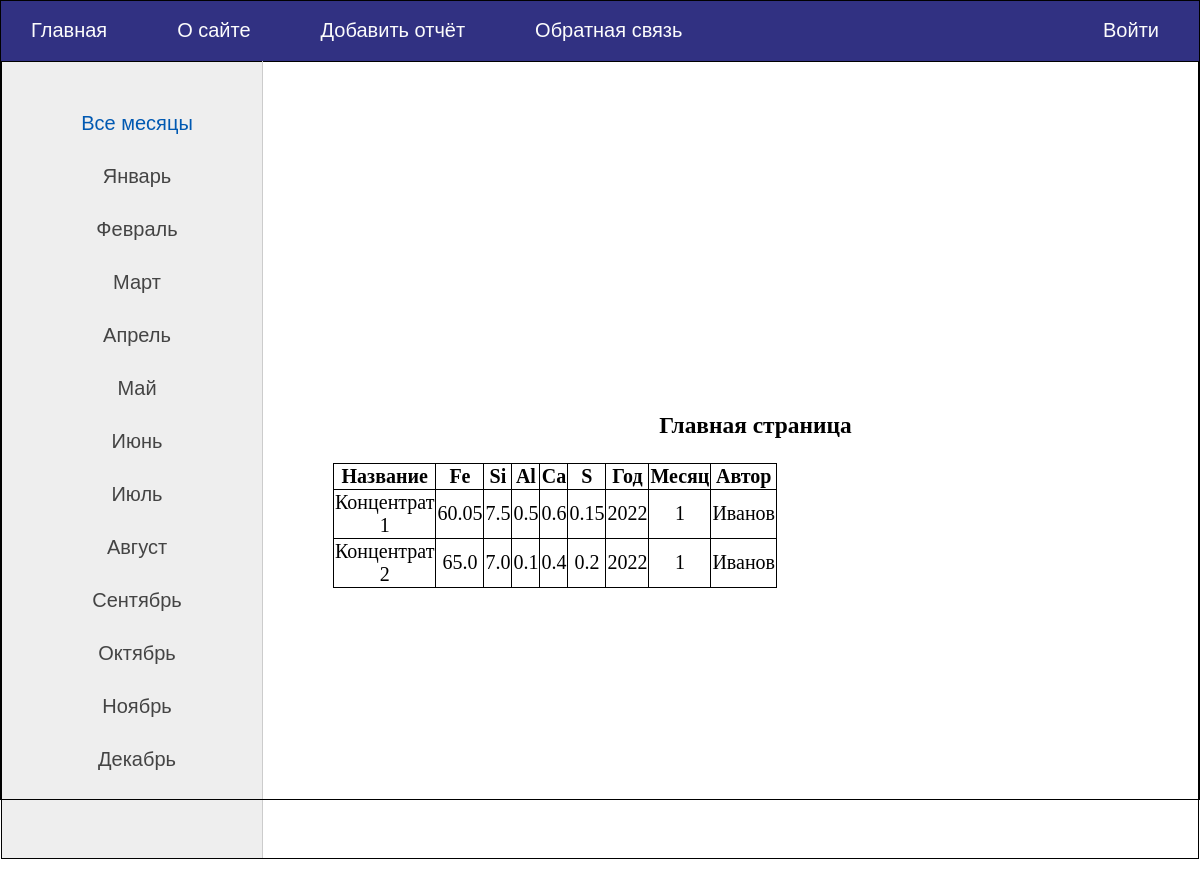
The app's page /, older data.
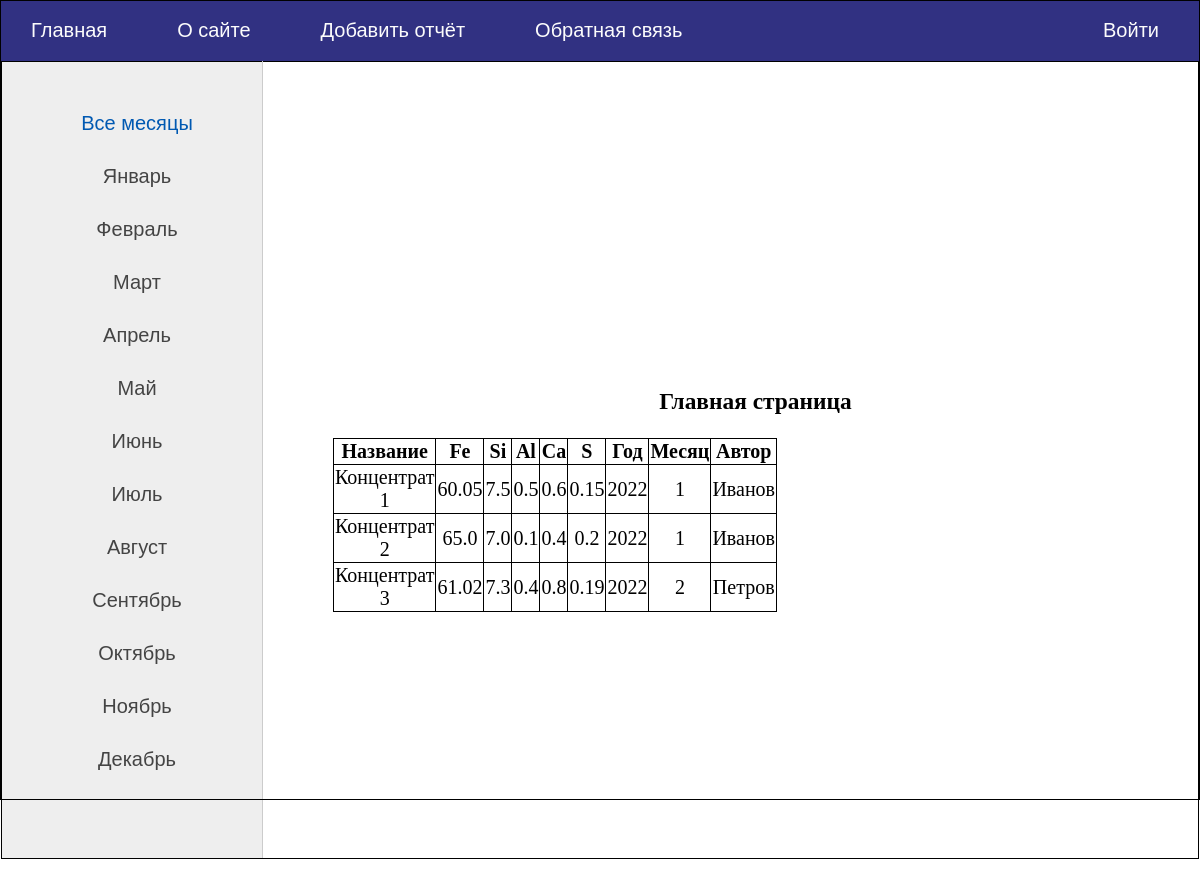
The same page, newer data.
### report/models.py (models this page shows, shortened)
class Report(models.Model):
    title = models.CharField(max_length=255, verbose_name="Наименование сырья")
    component_Fe = models.FloatField(verbose_name="Fe")  # Железо
    component_Si = models.FloatField(verbose_name="Si")  # Кремний
    component_Al = models.FloatField(verbose_name="Al")  # Алюминий
    component_Ca = models.FloatField(verbose_name="Ca")  # Кальций
    component_S = models.FloatField(verbose_name="S")  # Сера
    report_year = models.DecimalField(max_digits=4, decimal_places=0, default=2022, verbose_name='Год')  # Год отчёта
    report_month = models.DecimalField(max_digits=2, decimal_places=0,default=1, verbose_name='Месяц')  # Месяц отчёта
    report_create = models.DateTimeField(auto_now_add=True, verbose_name="Время создания")
    report_update = models.DateTimeField(auto_now=True, verbose_name="Время изменения")
    author_name = models.CharField(max_length=255, default='', verbose_name="Автор")
    class Meta:
        verbose_name = 'Отчёт'
        verbose_name_plural = 'Отчёты'
        ordering = ['title']

### report/views.py (the view)
# urls.py: path('', index, name='home'),
def index(request):
    months_dict = {1: 'Январь',
                   2: 'Февраль',
                   3: 'Март',
                   4: 'Апрель',
                   5: 'Май',
                   6: 'Июнь',
                   7: 'Июль',
                   8: 'Август',
                   9: 'Сентябрь',
                   10: 'Октябрь',
                   11: 'Ноябрь',
                   12: 'Декабрь'}
    reports = Report.objects.all()
    context = {'months_dict': months_dict,
               'reports': reports,
               'menu': menu,
               'title': 'Главная страница',
               'month_id': 0,
               }
    return render(request, 'report/index.html', context=context)

### report/templates/report/index.html (shortened to what this page needs)
{% extends 'report/base.html' %}
{% block content %}
<h3>{{title}} {{month_name}}</h3>
<table style="width:50%">
    <tr>
        <th>Название</th>
        <th>Fe</th>
        <th>Si</th>
        <th>Al</th>
        <th>Ca</th>
        <th>S</th>
        <th>Год</th>
        <th>Месяц</th>
        <th>Автор</th>
    </tr>
    {% for r in reports %}
    <tr>
        <td>{{ r.title }}</td>
        <td>{{ r.component_Fe }}</td>
        <td>{{ r.component_Si }}</td>
        <td>{{ r.component_Al }}</td>
        <td>{{ r.component_Ca }}</td>
        <td>{{ r.component_S }}</td>
        <td>{{ r.report_year }}</td>
        <td>{{ r.report_month }}</td>
        <td>{{ r.author_name }}</td>
    </tr>
    {% endfor %}
</table>
{% endblock %}

### report/templates/report/base.html (shortened to what this page needs)
{% load static %}
<!DOCTYPE html>
<html lang="en">
<head>
    <link type="text/css" href="{% static 'report/css/styles.css' %}" rel="stylesheet" />
</head>
<body>
<table class="table-page" border=0 cellpadding="0" cellspacing="0">
<tr><td valign=top>
{% block mainmenu %}
		<div class="header">
			<ul id="mainmenu" class="mainmenu">
				<li><a href="{% url 'home' %}">Главная</a></li>
{% for m in menu %}
	{% if not forloop.last %}
			<li><a href="{% url m.url_name %}">{{m.title}}</a></li>
	{% else %}
			<li class="last"><a href="{% url m.url_name %}">{{m.title}}</a></li>
	{% endif %}
{% endfor %}
			</ul>
		</div>
{% endblock mainmenu %}
<table class="table-content" border=0 cellpadding="0" cellspacing="0">
<tr>
	<td valign="top" class="left-chapters">
	<ul id="leftchapters">
		{% if month_id == 0 %}
			<li class="selected">Все месяцы</li>
		{% else %}
			<li><a href="{% url 'home' %}">Все месяцы</a></li>
		{% endif %}
		{% for m,name in months_dict.items %}
				<li><a href="{% url 'report' m %}">{{ name }}</a></li>
		{% endfor %}
	</ul>
</td>
<td valign="top" class="content">
	<div class="content-text">
{% block content %}
{% endblock %}
	</div>
</td></tr>
</table>
</table>
</body>
</html>

### report/static/report/css/styles.css (style rules this page uses)
html, body { font-family: 'Arial'; margin: 0; padding: 0; height: 100%; width: 100%; color: #444; }
a { color: #0059b2; text-decoration: none; }
.table-page { width: 100%; height: 100%; vertical-align: top; }
.table-page tr { height: 100%; }
.header { background: #313182; height: 60px; }
ul.mainmenu { list-style: none; margin: 0; padding: 0; height: 60px; color: #fdc073; font-size: 20px; overflow: hidden; }
ul.mainmenu li { float: left; margin: 18px 40px 0 30px; }
ul.mainmenu li.last { float: right; }
ul.mainmenu li a { color: #fcfcfc; text-decoration: none; }
.table-content { width: 100%; min-height: 100%; height: 100%; }
.left-chapters { margin: 0; background: #eee; border-right: 1px solid #ccc; min-height: 100%; }
.left-chapters ul { width: 230px; min-height: 100%; margin: 0; padding: 20px 10px 10px 20px; list-style: none; font-size: 20px; }
.left-chapters ul li { margin: 30px 0 0 0; color: #999; }
.left-chapters ul li.selected { color: #0059b2; }
.left-chapters ul li a { color: #444; text-decoration: none; }
.content { padding: 40px 20px 20px 40px; width: 100%; box-sizing: border-box; }
.content-text { margin: 60px 0 0 30px; color: #000; font-size: 20px; font-family: Yandex Sans Display Light; }
table, th, td { border: 1px solid black; border-collapse: collapse; text-align: center; align-content: center; }

Row changes from the older to the newer data that the page shows:
added Report: title "Концентрат 3", component_Fe "61.02", component_Si "7.3", component_Al "0.4", component_Ca "0.8", component_S "0.19", report_year "2022", report_month "2", author_name "Петров"
